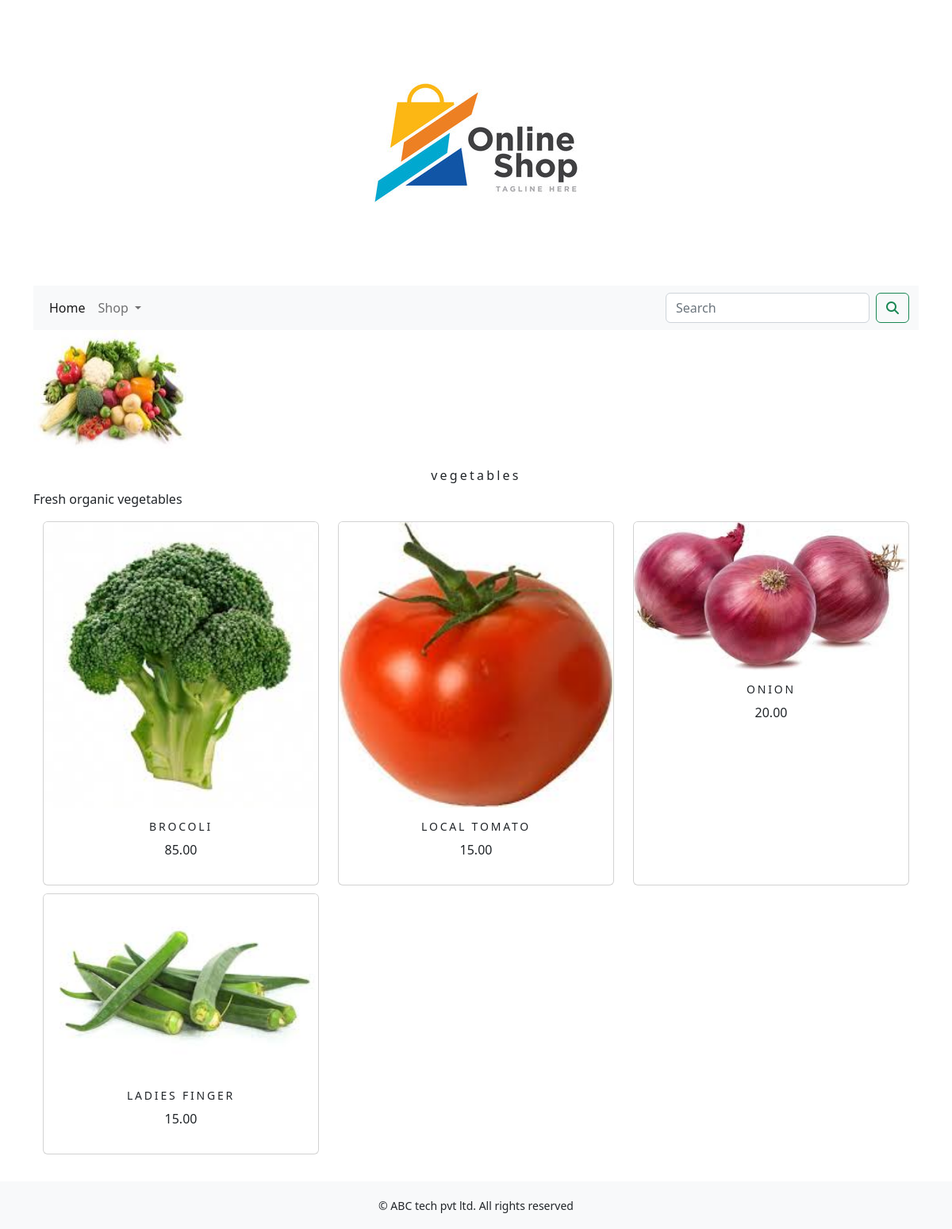
The page /shop/vegetables/ on the database its author committed.
### shopapp/models.py (models this page shows, shortened)
class Category(models.Model):
    name = models.CharField(max_length=250, unique=True)
    slug = models.SlugField(max_length=250, unique=True)
    description = models.TextField(blank=True)
    image = models.ImageField(upload_to='category', blank=True)
    class Meta:
        ordering = ('name',)
        verbose_name = 'category'
        verbose_name_plural = 'categories'
    def get_url(self):
        return reverse('shop:product_by_category',args=[self.slug])

class Product(models.Model):
    name = models.CharField(max_length=250, unique=True)
    slug = models.SlugField(max_length=250, unique=True)
    description = models.TextField(blank=True)
    price = models.DecimalField(max_digits=10, decimal_places=2)
    category = models.ForeignKey(Category, on_delete=models.CASCADE)
    image = models.ImageField(upload_to='product', blank=True)
    stock = models.IntegerField()
    available = models.BooleanField(default=True)
    created = models.DateTimeField(auto_now_add=True)
    updated = models.DateTimeField(auto_now=True)
    def get_url(self):
        return reverse('shop:prodCatdetail',args= [self.category.slug,self.slug])
    class Meta:
        ordering = ('name',)
        verbose_name = 'product'
        verbose_name_plural = 'products'

### shopapp/views.py (the view, shortened to what this page needs)
# urls.py: path('',views.allProdCat, name='allProdCat'),
def allProdCat(request,c_slug=None):
    c_page=None
    products = None
    if c_slug != None:
        c_page = get_object_or_404(Category,slug=c_slug)
        products= Product.objects.all().filter(category=c_page, available=True)
    return render(request,"category.html",{'category':c_page,'products':products})

### cart/context_processors.py (called while the page is built)
def counter(request):
    item_count = 0
    if 'admin' in request.path:
        return {}
    else:
        try:
            cart = Cart.objects.filter(cart_id=_cart_id(request))
            car_items = CartItem.objects.all().filter(cart=cart[:1])
            for cat_item in car_items:
                item_count += cat_item.quantity
        except Cart.DoesNotExist:
            item_count = 0
    return  dict(item_count=item_count)

### cart/views.py (called while the page is built)
def _cart_id(request):
    cart = request.session.session_key
    if not cart:
        cart = request.session.create()
    return cart

### shopapp/context_processors.py (called while the page is built)
def menu_links(request):
    links = Category.objects.all()
    return dict(links=links)

### template/category.html (shortened to what this page needs)
{% extends 'base.html' %}
{% load static %}
{% block content %}
<div>
{% if category%}
<div class="mx_auto">
  <img src="{{category.image.url}}" alt="{{category.name}}" style="width:200px;height:150px">
</div>
    <br>
<div>
    <h1 class="text-center my_title">{{category.name}}</h1>
    <p class="text-justify">{{category.description}}</p>
</div>
    {% endif %}
</div>
<div class="container">
    <div class="row mx_auto">
        {% for product in products %}
        <div class="my_bottom_margin col-9 col-sm-12  col-md-4 col-lg-4">
            <div class="card text-center" style="height:100%;>
                 <a href="{{product.get_url}}" alt=""><img class="card-img-top my_image" src="{{product.image.url}}" alt="{{product.name}}" height="100%"></a>
                    <div class="card-body">
                    <h4>{{product.name}}</h4>
                    <p>{{product.price}}</p>
                </div>
            </div>
        </div>
        {% endfor %}
    </div>
    <br>
</div>
{% endblock %}

### static/css/custom.css (style rules this page uses)
.my_image { width : 100%; height : auto; }
.my_title { font-size : 16px; text_transform : uppercase; letter-spacing: .2em; }
.my_bottom_margin { margin-bottom : 10px; }
.card-body h4 { font-size : 14px; text-transform : uppercase; letter-spacing : .2em; }

### rows shown on the page
Category: image (picture), name "vegetables", description "Fresh organic vegetables"
Product: image (picture), name "BROCOLI", price "85.00"
Product: image (picture), name "LOCAL TOMATO", price "15.00"
Product: image (picture), name "ONION", price "20.00"
Product: image (picture), name "LADIES FINGER", price "15.00"
